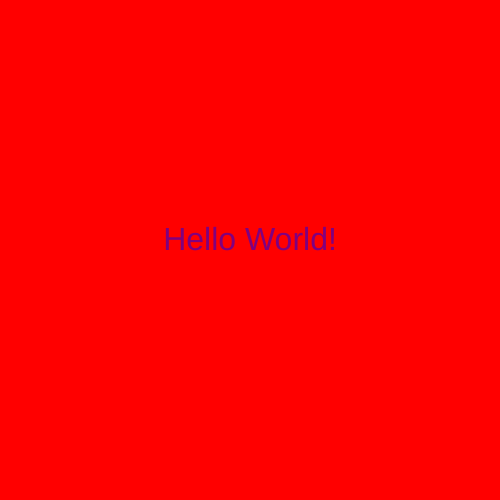
Frame 1 (no input)
Frame 60 (no input): identical to frame 1, image omitted
Frame 120 (the mouse pressed at the canvas centre since frame 60): identical to frame 1, image omitted

The p5.js sketch that drew this single still picture (run headless with seeded random() and noise() and a simulated clock; from frame 60 on, the mouse is pressed at the canvas centre):

// p5.js sketch
// ── sketch.js
function setup() {
  createCanvas(500, 500);
  textAlign(CENTER) ;
}

function draw() {
  background('red') ;
  fill('purple') ;
  textSize(32) ;
  text("Hello World!", 250, 250) ;
}
